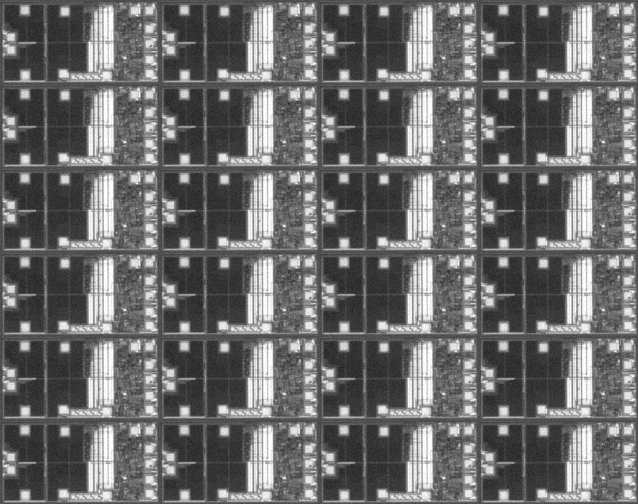
//> input picture wafer/images/wafer_dies.png, 638 x 504 px; its folder holds 5 pictures in this run
$ ./Waferdie   (built with g++ and OpenCV 4)
//> lines starting //> are read from the running program, lines starting //| are printed output that depends on the picture; after the words box and inside, x2 and y2 are one past the last pixel; in counts of white or black regions, pixels touching at a corner belong together
#pragma once
#include "../Common/Common.h"
/*
Pattern�� ������ ���Ͻÿ�. N�� ������Ʈ�� �����Ͻÿ�.
*/
int main() {
    // Step 1: Read image names
    //vector<String> filenames;
    //glob(filePath, filenames);
    string filePath = "/images/";
    string fileName = filePath + "wafer_dies.png";
    Mat gray_img = cv::imread(fileName, cv::ImreadModes::IMREAD_ANYCOLOR);
//> gray_img is the input picture: 504 rows x 638 cols, CV_8UC1; min 35, max 255, mean 107.9

	//Mat gray_img;
	//cvtColor(Image, gray_img, COLOR_BGR2GRAY);

	Mat draw_color = gray_img.clone();
	cvtColor(gray_img, draw_color, ColorConversionCodes::COLOR_GRAY2BGR);

	//to do
	int width = gray_img.cols;
//> width = 638
	int height = gray_img.rows;
//> height = 504
	int channel = gray_img.channels();
//> channel = 1

	int ptrn_w = 160;
	int ptrn_h = 84;
	Mat ptrn_img = gray_img(Rect(0, 0, ptrn_w, ptrn_h)).clone();
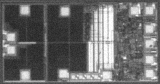
//> ptrn_img: 84 rows x 160 cols, CV_8UC1; min 37, max 255, mean 107.8
	//find same positions

	Mat find_img = Mat::zeros(Size(gray_img.cols - ptrn_img.cols+1, gray_img.rows - ptrn_img.rows+1), CV_32FC1);
	//image whole
	vector<float> scores;
	vector<Point> locations;
	for (int row = 0; row < gray_img.rows - ptrn_img.rows+1; row++)
	{
		for (int col = 0; col < gray_img.cols - ptrn_img.cols+1; col++)
		{

			//compare input img and ptrn img
			float find_value = 0;
			for (int y = 0; y < ptrn_img.rows; y++)
			{
				for (int x = 0; x < ptrn_img.cols; x++)
				{
					uchar p1 = gray_img.data[(row + y) * gray_img.cols + (col + x)];
					uchar p2 = ptrn_img.data[(y)*ptrn_img.cols + (x)];
					float tmp = p2 - p1;
					tmp = std::abs<float>(tmp);
					find_value += tmp;
				}
			}
			size_t len = ptrn_img.total();
			find_value /= len;
			find_img.at<float>(row, col) = find_value;

			if (find_value < 10)
			{
				scores.push_back(find_value);
				locations.push_back(Point(col, row));
			}
		}
	}
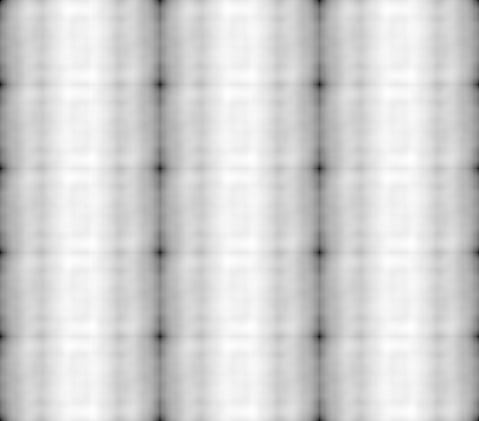
//> find_img: 421 rows x 479 cols, CV_32FC1; min 0, max 76.24, mean 63.1; drawn with min black and max white
//> after the loop, scores = 30 values, max 9.3 at index 29, min 0 at index 0, mean 7.43; locations = 30 Points (x, y), first 12: [0, 0], [159, 0], [160, 0], [319, 0], [478, 0], [0, 84], [159, 84], [160, 84], [319, 84], [478, 84], [0, 168], [159, 168]

	RNG rng(12345);
	for (const auto& location : locations)
	{
		Scalar color = Scalar(rng.uniform(0, 256), rng.uniform(0, 256), rng.uniform(0, 256));
		cv::rectangle(draw_color, Rect(location.x, location.y, ptrn_w, ptrn_h), color, 1);
	}
//> this loop made 30 passes
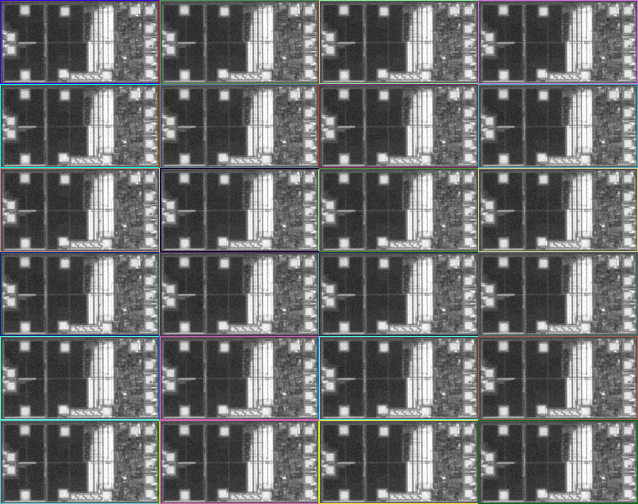
//> draw_color: 504 rows x 638 cols, CV_8UC3; 3.45% of pixels changed, all inside (x1, y1, x2, y2) = (0, 0, 638, 504)
	for (const auto& location : locations)
	{
		cv::drawMarker(draw_color, location, Scalar(0, 255, 255), MarkerTypes::MARKER_CROSS);
	}
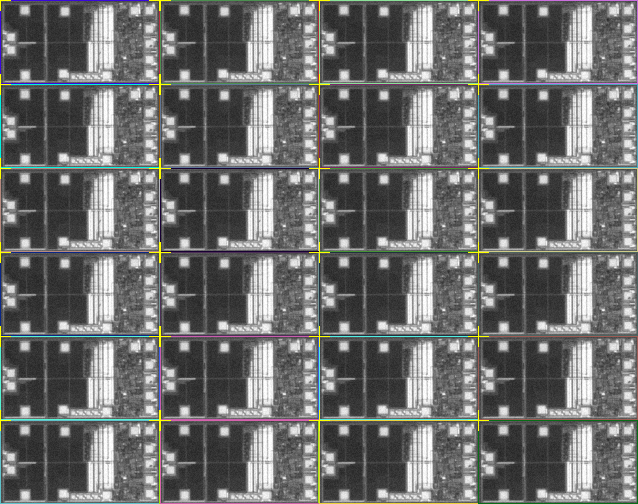
//> draw_color: 504 rows x 638 cols, CV_8UC3; mean B, G, R 109.3, 109.9, 109.3
	int a = 0;

return 1;
}

// [31 lines of commented-out code are left out]
